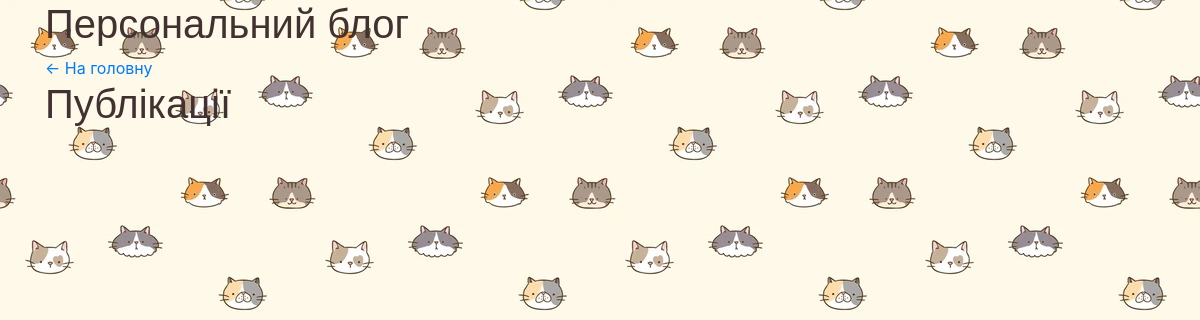
The app's page /articles/category/tvarini/, older data.
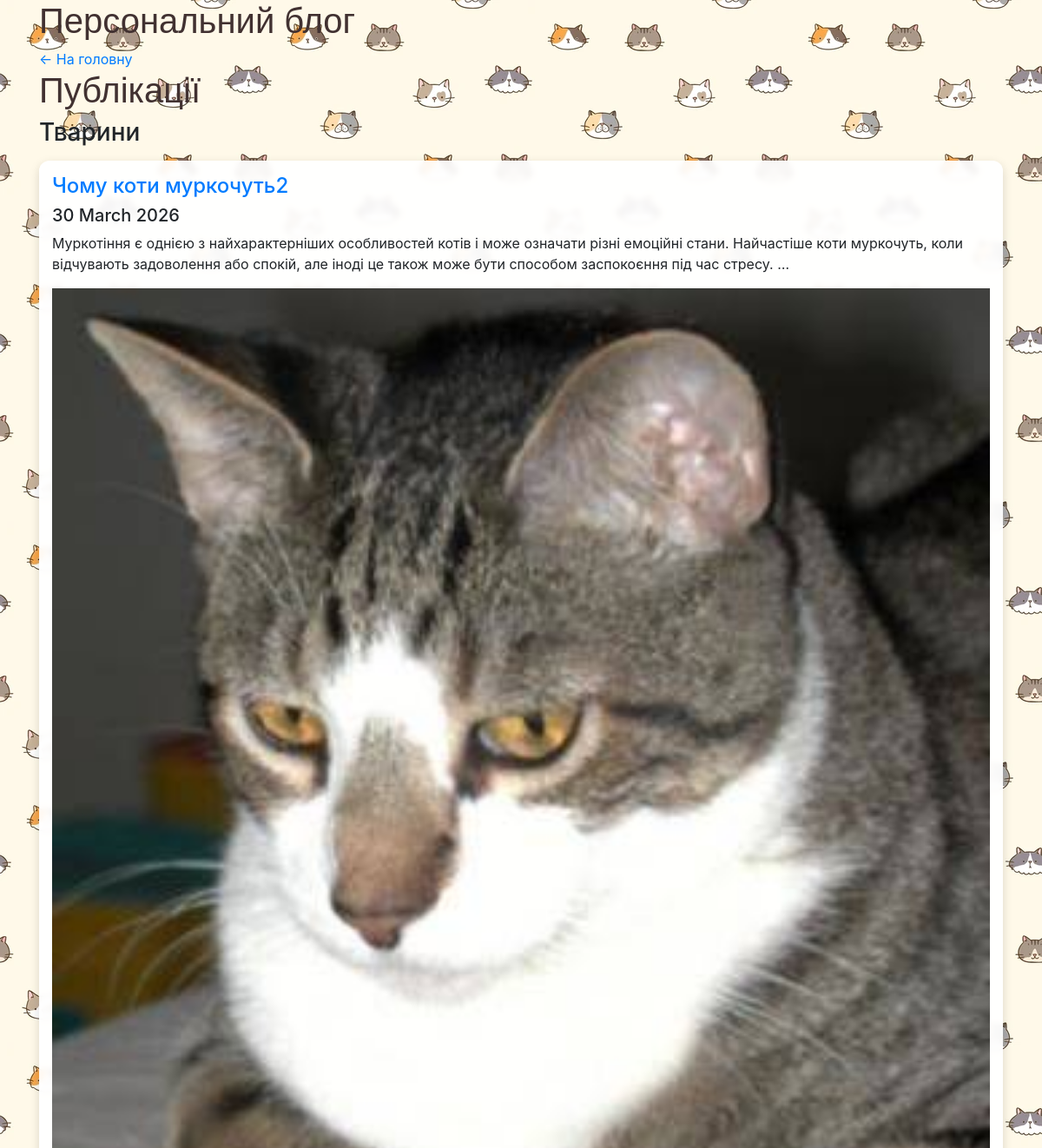
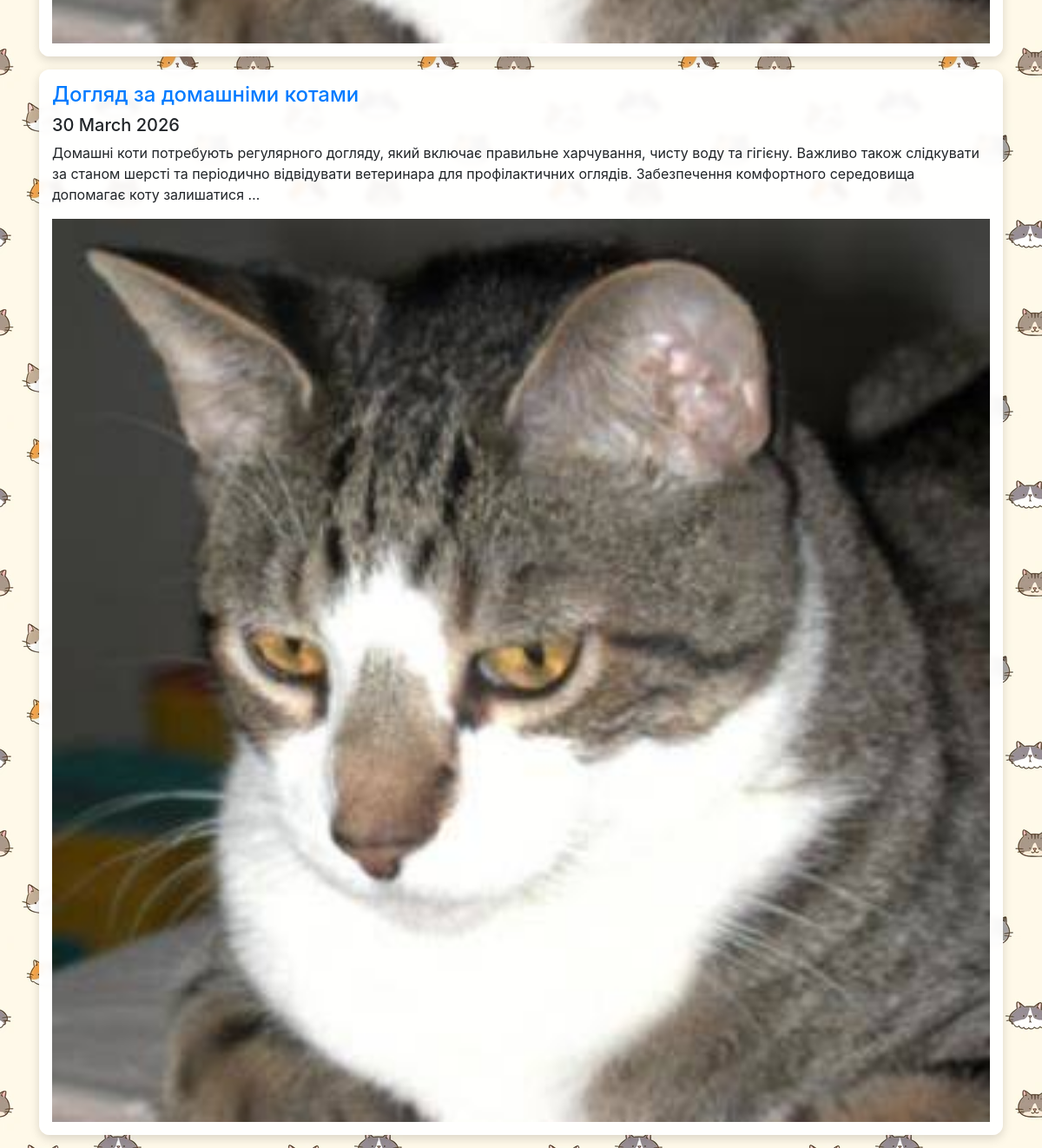
The same page, newer data (2 pictures, top to bottom).
### app_blog/models.py (models this page shows, shortened)
class Category(models.Model):
    category = models.CharField(
        'Категорія',
        max_length=250,
        help_text='Максимум 250 символів'
    )
    slug = models.SlugField('Слаг')
    objects = models.Manager()
    class Meta:
        verbose_name = 'Категорія для публікації'
        verbose_name_plural = 'Категорії для публікацій'
    def __str__(self):
        return self.category

class Article(models.Model):
    title = models.CharField('Заголовок', max_length=250)
    description = models.TextField('Опис', blank=True)
    pub_date = models.DateTimeField('Дата публікації', default=timezone.now)
    slug = models.SlugField('Слаг')
    main_page = models.BooleanField('Головна', default=False)
    category = models.ForeignKey(
        Category,
        on_delete=models.CASCADE,
        null=True,
        blank=True,
        related_name='articles'
    )
    class Meta:
        ordering = ['-pub_date']
        verbose_name = 'Стаття'
        verbose_name_plural = 'Статті'
    def get_absolute_url(self):
      return reverse(
        'news-detail',
        kwargs={
            'year': self.pub_date.year,
            'month': self.pub_date.month,
            'day': self.pub_date.day,
            'slug': self.slug
        }
    )

class ArticleImage(models.Model):
    article = models.ForeignKey(
        Article,
        on_delete=models.CASCADE,
        related_name='images'
    )
    image = models.ImageField('Фото', upload_to='photos')
    title = models.CharField('Заголовок', max_length=250, blank=True)

### app_blog/views.py (the view)
# urls.py: path('articles/category/<slug:slug>/', ArticleCategoryList.as_view(), name='articles-category-list'),
class ArticleCategoryList(ArticleList):
    def get_queryset(self, *args, **kwargs):
       articles = Article.objects.filter(
       category__slug__in=[self.kwargs.get('slug')]).distinct()
       return articles

### app_blog/views.py (called while the page is built)
    def get_context_data(self, *args, **kwargs):
        context = super(ArticleList,
                        self).get_context_data(*args, **kwargs)
        try:
            context['category'] = Category.objects.get(slug=self.kwargs.get('slug'))
        except Exception:
            context['category'] = None
        return context

### app_blog/templates/articles_list.html (shortened to what this page needs)
<!DOCTYPE html>
<html lang="en">
<head>
</head>
{% extends "base.html" %}
{% load static %}
{% block content %}{% endblock %}

### app_blog/templates/base.html (shortened to what this page needs)
<!DOCTYPE html>
<html lang=”uk”>
{% load static %}
<head>
<!DOCTYPE html>
<link rel="stylesheet" href="{% static 'css/bootstrap.min.css' %}">
<link type="text/css" href="{% static 'css/main.css' %}" rel="stylesheet">
</head>
<body>
<div class="container">
<h1> Персональний блог</h1>
{% block content %}
{% endblock %}
</div>
</body>
</html>

### app_blog/static/css/main.css (style rules this page uses)
div > h1 { color: #09b3bf; }
div.container-image > img { width: 100%; }
body { background-image: url("../img/bg.webp"); background-repeat: repeat; }
div > h1 { color: #413131; font-family: 'Ubuntu', sans-serif; }
.article-card { background: rgba(255, 255, 255, 0.92); border-radius: 12px; padding: 15px; margin: 15px 0; box-shadow: 0 4px 12px rgba(0, 0, 0, 0.15); backdrop-filter: blur(3px); }

Row changes from the older to the newer data that the page shows:
added Category: category.image "← На головну Публікації Тварини Чому коти муркочуть2 30 March 2026 Муркотіння є однією з найхарактерніших особливостей котів і може означати різні емоційні стани. Найчастіше коти муркочуть, коли відчувають задоволення або спокій, але іноді це також може бути способом заспокоєння під час стресу. … Догляд за домашніми котами 30 March 2026 Домашні коти потребують регулярного догляду, який включає правильне харчування, чисту воду та гігієну. Важливо також слідкувати за станом шерсті та періодично відвідувати ветеринара для профілактичних оглядів. Забезпечення комфортного середовища допомагає коту залишатися …", category.image (picture)
Text that changed along with them:
text no longer shown: "← На головну Публікації"
